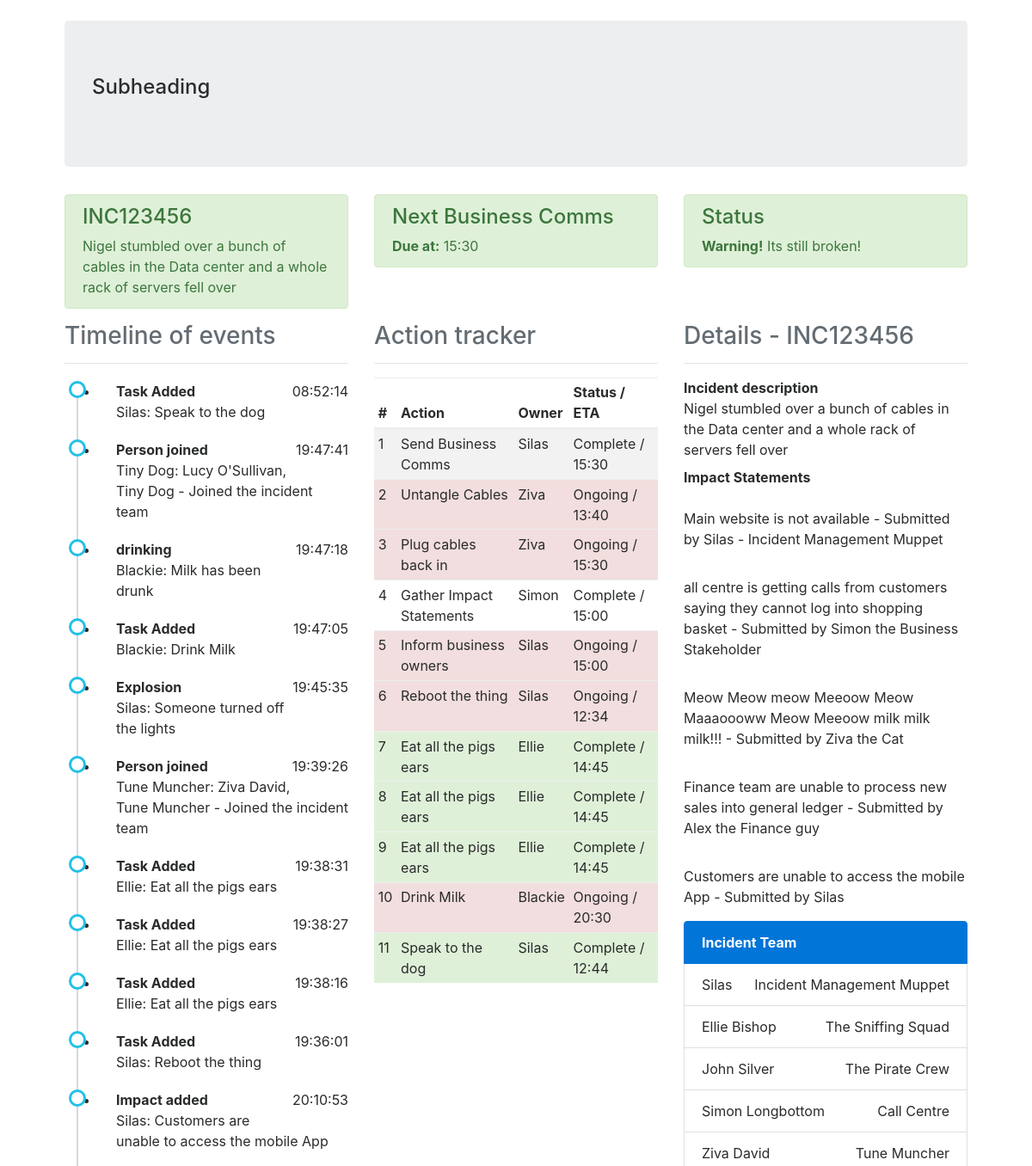
Page /dashboard/INC123456 (upper part) on the earlier database version.
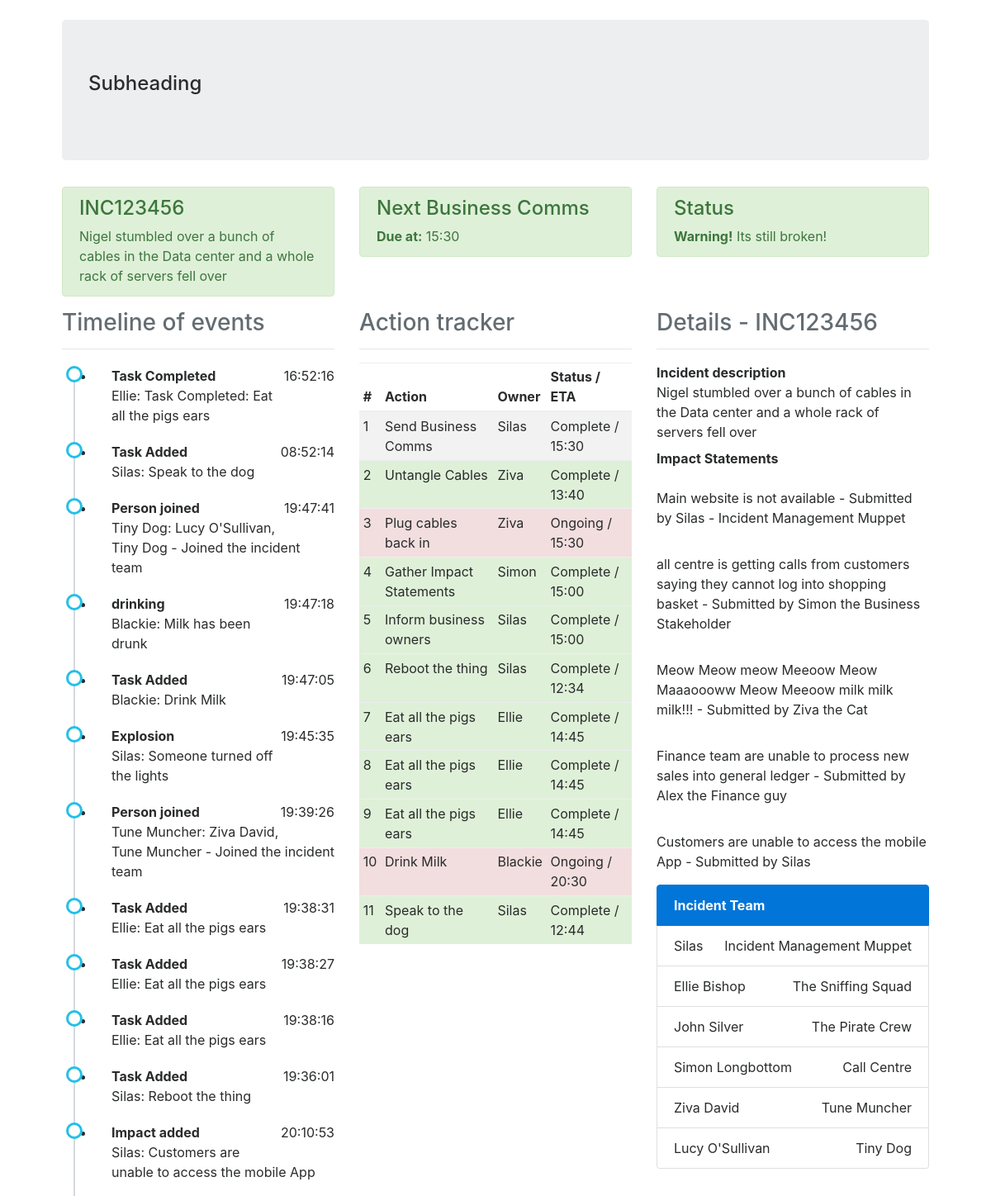
Same page on the later database version.
### models.py (models this page shows, shortened)
class Event(db.Model):
    id = db.Column(db.Integer, primary_key=True)
    body = db.Column(db.String(512))
    assignee = db.Column(db.String(32), index=True)
    activity = db.Column(db.String(32))
    timestamp = db.Column(db.DateTime, index=True, default=datetime.utcnow)
    incident_no = db.Column(db.String(32), db.ForeignKey('incident.incident_no'), index=True)

class Task(db.Model):
    id = db.Column(db.Integer, primary_key=True)
    incident_no = db.Column(db.String(32), db.ForeignKey('incident.incident_no'), index=True)
    body = db.Column(db.String(512))
    assignee = db.Column(db.String(32), index=True)
    eta = db.Column(db.String(32))
    status = db.Column(db.String(32))

class ImpactStatement(db.Model):
    id = db.Column(db.Integer, primary_key=True)
    incident_no = db.Column(db.String(32), db.ForeignKey('incident.incident_no'), index=True)
    body = db.Column(db.String(512))
    submitter = db.Column(db.String(32), index=True)

class IncMem(db.Model):
    id = db.Column(db.Integer, primary_key=True)
    person = db.Column(db.String(512), index=True)
    role = db.Column(db.String(32), index=True)
    incident_no = db.Column(db.String(32), db.ForeignKey('incident.incident_no'), index=True)

### simaritan/routes.py (the view)
@app.route('/dashboard/<incident>')
def dashboard(incident):
    inc = Incident.query.filter_by(incident_no=incident).first()
    if inc is None:
        return render_template('notfound.html', incident=incident, title='Not found!')
    impacts = ImpactStatement.query.filter_by(incident_no=incident).all()
    tasks = Task.query.filter_by(incident_no=incident).all()
    timeline = Event.query.filter_by(incident_no=incident).order_by(Event.timestamp.desc()).all()
    team = IncMem.query.filter_by(incident_no=incident).all()
    return render_template('dashboard.html', title='Incident Dashboard', tasks=tasks, team=team,
                           timeline=timeline,
                           impacts=impacts, inc=inc)

### simaritan/templates/dashboard.html
{% extends "base.html" %}
{% block body %}
		<div class="row">
			<div class="col-md-12">
				<div class="row">
					{% include "components/header-row.html" %}
				</div>
				<div class="row">
					<div class="col-md-4">
						{% include "components/timeline.html" %}
					</div>
					<div class="col-md-4">
					{% include "components/actions.html" %}
					</div>
					<div class="col-md-4">
						{% include "components/incdetails.html" %}
						{% include "components/team.html" %}
					</div>
				</div>
			</div>
		</div>
	</div>
{% endblock %}

### simaritan/templates/components/timeline.html
<h3 class="text-left text-muted">
	Timeline of events
</h3>
<hr />
<ul class="timeline">
	{% for tl in timeline %}
		<li>
			<strong>{{ tl.activity }}</strong>
			<p class="float-right">{{tl.timestamp.strftime('%X')}}</p>
			<p>{{ tl.assignee }}: {{ tl.body }}</p>
		</li>
	{% endfor %}
</ul>

### simaritan/templates/components/actions.html (shortened to what this page needs)
<h3 class="text-left text-muted">
	Action tracker
</h3>
<hr />
<table class="table table-striped table-hover table-sm">
	<thead>
		<tr>
			<th>
				#
			</th>
			<th>
				Action
			</th>
			<th>
				Owner
			</th>
			<th>
				Status / ETA
			</th>
		</tr>
    </thead>
    <tbody>
		{% for task in tasks %}
        		{% if task.status == 'Complete' %}
				{% elif task.status == '1' %}
        	<tr class="table-success">
   	    	 	{% else %}
	    	<tr class="table-danger">
   	    	 	{% endif %}
	    		<td>
	    			{{ task.id }}
	    		</td>
	    		<td>
	    			{{ task.body }}
	    		</td>
	    		<td>
	    			{{ task.assignee }}
	    		</td>
	    		<td>
					{% if task.status == 'Complete' %}
						Complete
					{% elif task.status == '1' %}
	    				Complete
					{% else %}
						Ongoing
					{% endif %} / {{ task.eta }}
	    		</td>
	    	</tr>
    	{% endfor %}
    </tbody>
</table>

### simaritan/templates/components/incdetails.html
<h3 class="text-left text-muted">
	Details - {{ inc.incident_no }}
</h3>
<hr />
<dl>
	<dt>
		Incident description
	</dt>
	<dd>
		{{ inc.description }}
	</dd>
	<dt>
		Impact Statements
	</dt>
	{% for statement in impacts %}
	<dd><br />
		{{ statement.body }} - Submitted by {{statement.submitter }}
	</dd>
	{% endfor %}
</dl>

### simaritan/templates/components/team.html
<div class="list-group">
	<strong href="#" class="list-group-item list-group-item-action active">Incident Team</strong>
	{% for member in team %}
	<div class="list-group-item justify-content-between">
		{{ member.person }} <span class="">{{ member.role }}</span>
	</div>
	{% endfor %}
</div>

Differences in the rows shown:
added Event: activity "Task Completed", timestamp "16:52:16", assignee "Ellie", body "Task Completed: Eat all the pigs ears"
changed Task "Untangle Cables": status "Ongoing" → "Complete"
changed Task "Gather Impact Statements": status "Complete" → "1" (drawn)
changed Task "Inform business owners": status "Ongoing" → "Complete"
changed Task "Reboot the thing": status "Ongoing" → "Complete"
now on this page (row unchanged): IncMem: person "Lucy O'Sullivan", role "Tiny Dog"
